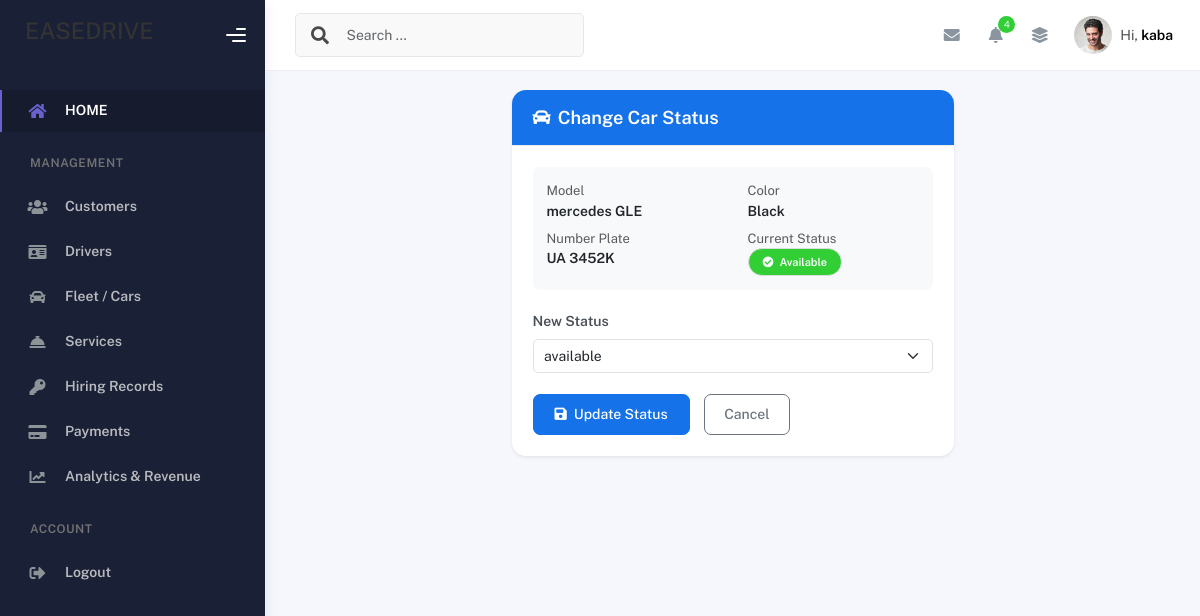
/admin_panel/change_car_status/1/ (signed in), run on the app's committed database.
### carapplication/models.py (models this page shows, shortened)
class Car(models.Model):
    car_model = models.CharField(max_length=20, null=True)
    color = models.CharField(max_length=10)
    number_plate = models.CharField(max_length=8)
    status = models.CharField(choices=status)
    rental_rate = models.IntegerField()
    image = models.ImageField(upload_to='cars/', null=True, blank=True)

### carapplication/views.py (the view)
# urls.py: path('admin_panel/change_car_status/<int:car_id>/', change_car_status_view, name='change_car_status'),
@admin_required
def change_car_status_view(request, car_id):
    car = get_object_or_404(Car, id=car_id)
    message = ''
    if request.method == 'POST':
        form = CarStatusForm(request.POST, instance=car)
        if form.is_valid():
            form.save()
            message = 'Car status updated successfully.'
            return redirect(request.META.get('HTTP_REFERER') or 'add_car')
    else:
        form = CarStatusForm(instance=car)
    return render(request, 'change_car_status.html', {'car': car, 'form': form, 'msg': message})

### carapplication/forms.py
class CarStatusForm(forms.ModelForm):
    class Meta:
        model = Car
        fields = ['status']
        widgets = {
            'status': forms.Select(attrs={'class': 'form-select'}),
        }

### carapplication/views.py (called while the page is built)
def admin_required(view_func):
    @wraps(view_func)
    def _wrapped_view(request, *args, **kwargs):
        if not request.user.is_authenticated:
            return redirect('login_page')
        is_admin = (
            request.user.is_superuser or
            request.user.is_staff or
            (hasattr(request.user, 'profile') and request.user.profile.role == 'admin')
        )
        if not is_admin:
            return redirect('customer_dashboard')
        return view_func(request, *args, **kwargs)
    return _wrapped_view

### carapplication/templates/change_car_status.html (shortened to what this page needs)
{% extends 'base.html' %}
{% block content %}
<div class="container-fluid py-4">
  <div class="row justify-content-center">
    <div class="col-lg-6">
      <div class="card border-0 shadow-sm rounded-4">
        <div class="card-header bg-primary text-white rounded-top-4 py-3 px-4">
          <h5 class="mb-0 fw-bold"><i class="fas fa-car me-2"></i>Change Car Status</h5>
        </div>
        <div class="card-body p-4">
          <div class="bg-light rounded-3 p-3 mb-4">
            <div class="row g-2">
              <div class="col-6">
                <small class="text-muted d-block">Model</small>
                <strong>{{ car.car_model }}</strong>
              </div>
              <div class="col-6">
                <small class="text-muted d-block">Color</small>
                <strong>{{ car.color }}</strong>
              </div>
              <div class="col-6">
                <small class="text-muted d-block">Number Plate</small>
                <strong>{{ car.number_plate }}</strong>
              </div>
              <div class="col-6">
                <small class="text-muted d-block">Current Status</small>
                {% if car.status == 'available' %}
                  <span class="badge bg-success text-white px-3 py-2 rounded-pill fw-semibold"><i class="fas fa-check-circle me-1"></i> Available</span>
                {% elif car.status == 'rented' %}
                  <span class="badge bg-warning text-dark px-3 py-2 rounded-pill fw-bold"><i class="fas fa-key me-1"></i> Rented</span>
                {% else %}
                  <span class="badge bg-danger text-white px-3 py-2 rounded-pill fw-semibold"><i class="fas fa-tools me-1"></i> Maintenance</span>
                {% endif %}
              </div>
            </div>
          </div>
          <form method="POST">
            <div class="mb-4">
              <label class="form-label fw-semibold">New Status</label>
              {{ form.status }}
            </div>
            <div class="d-flex gap-3">
              <button type="submit" class="btn btn-primary px-4 rounded-3">
                <i class="fas fa-save me-2"></i>Update Status
              </button>
              <a href="{% url 'add_car' %}" class="btn btn-outline-secondary rounded-3">Cancel</a>
            </div>
          </form>
        </div>
      </div>
    </div>
  </div>
</div>
{% endblock content %}

### carapplication/templates/base.html (shortened to what this page needs)
<!DOCTYPE html>
<html lang="en">
    {% load static %}
  <head>
        <link rel="stylesheet" href="https://cdnjs.cloudflare.com/ajax/libs/font-awesome/6.5.1/css/all.min.css" />
        <link rel="stylesheet" href="{% static 'assets/css/bootstrap.min.css' %}" />
        <link rel="stylesheet" href="{% static 'assets/css/plugins.min.css' %}" />
        <link rel="stylesheet" href="{% static 'assets/css/kaiadmin.min.css' %}" />
        <link rel="stylesheet" href="{% static 'assets/css/demo.css' %} " />
  </head>
    <body>
        <div class="wrapper">
      <div class="sidebar" data-background-color="dark">
        <div class="sidebar-logo">
          <div class="logo-header" data-background-color="dark">
           <h3>EASEDRIVE</h3>
            <div class="nav-toggle">
              <button class="btn btn-toggle toggle-sidebar">
                <i class="gg-menu-right"></i>
              </button>
            </div>
          </div>
        </div>
        <div class="sidebar-wrapper scrollbar scrollbar-inner">
          <div class="sidebar-content">
            <ul class="nav nav-secondary">
              <li class="nav-item active">
                <a href="{% url 'index_page' %}">
                  <i class="fas fa-home"></i>
                  <p>HOME</p>
                </a>
              </li>
              {% if user.is_authenticated and user.profile.role == 'admin' or user.is_superuser %}
              <li class="nav-section">
                <h4 class="text-section">Management</h4>
              </li>
              <li class="nav-item">
                <a href="{% url 'add_customer' %}">
                  <i class="fas fa-users"></i>
                  <p>Customers</p>
                </a>
              </li>
              <li class="nav-item">
                <a href="{% url 'add_driver' %}">
                  <i class="fas fa-id-card"></i>
                  <p>Drivers</p>
                </a>
              </li>
              <li class="nav-item">
                <a href="{% url 'add_car' %}">
                  <i class="fas fa-car"></i>
                  <p>Fleet / Cars</p>
                </a>
              </li>
              <li class="nav-item">
                <a href="{% url 'add_service' %}">
                  <i class="fas fa-concierge-bell"></i>
                  <p>Services</p>
                </a>
              </li>
              <li class="nav-item">
                <a href="{% url 'add_hiring' %}">
                  <i class="fas fa-key"></i>
                  <p>Hiring Records</p>
                </a>
              </li>
              <li class="nav-item">
                <a href="{% url 'add_payment' %}">
                  <i class="fas fa-credit-card"></i>
                  <p>Payments</p>
                </a>
              </li>
              <li class="nav-item">
                <a href="{% url 'admin_analytics' %}">
                  <i class="fas fa-chart-line"></i>
                  <p>Analytics & Revenue</p>
                </a>
              </li>
              {% endif %}
              {% if user.is_authenticated %}
              <li class="nav-section">
                <h4 class="text-section">Account</h4>
              </li>
              <li class="nav-item">
                <a href="{% url 'logout_page' %}">
                  <i class="fas fa-sign-out-alt"></i>
                  <p>Logout</p>
                </a>
              </li>
              {% endif %}
            </ul>
          </div>
        </div>
      </div>
      <div class="main-panel">
        <div class="main-header">
          <nav
            class="navbar navbar-header navbar-header-transparent navbar-expand-lg border-bottom"
          >
            <div class="container-fluid">
              <nav
                class="navbar navbar-header-left navbar-expand-lg navbar-form nav-search p-0 d-none d-lg-flex"
              >
                <div class="input-group">
                  <div class="input-group-prepend">
                    <button type="submit" class="btn btn-search pe-1">
                      <i class="fa fa-search search-icon"></i>
                    </button>
                  </div>
                  <input
                    type="text"
                    placeholder="Search ..."
                    class="form-control"
                  />
                </div>
              </nav>
              <ul class="navbar-nav topbar-nav ms-md-auto align-items-center">
                <li class="nav-item topbar-icon dropdown hidden-caret">
                  <a
                    class="nav-link dropdown-toggle"
                    href="#"
                    id="messageDropdown"
                    role="button"
                    data-bs-toggle="dropdown"
                    aria-haspopup="true"
                    aria-expanded="false"
                  >
                    <i class="fa fa-envelope"></i>
                  </a>
                </li>
                <li class="nav-item topbar-icon dropdown hidden-caret">
                  <a
                    class="nav-link dropdown-toggle"
                    href="#"
                    id="notifDropdown"
                    role="button"
                    data-bs-toggle="dropdown"
                    aria-haspopup="true"
                    aria-expanded="false"
                  >
                    <i class="fa fa-bell"></i>
                    <span class="notification">4</span>
                  </a>
                </li>
                <li class="nav-item topbar-icon dropdown hidden-caret">
                  <a
                    class="nav-link"
                    data-bs-toggle="dropdown"
                    href="#"
                    aria-expanded="false"
                  >
                    <i class="fas fa-layer-group"></i>
                  </a>
                </li>
                <li class="nav-item topbar-user dropdown hidden-caret">
                  <a
                    class="dropdown-toggle profile-pic"
                    data-bs-toggle="dropdown"
                    href="#"
                    aria-expanded="false"
                  >
                    <div class="avatar-sm">
                      <img
                        src="{% static 'assets/img/profile.jpg' %}"
                        alt="..."
                        class="avatar-img rounded-circle"
                      />
                    </div>
                    <span class="profile-username">
                      <span class="op-7">Hi,</span>
                      <span class="fw-bold">{% if user.is_authenticated %}{{ user.first_name|default:user.username }}{% else %}Guest{% endif %}</span>
                    </span>
                  </a>
                </li>
              </ul>
            </div>
          </nav>
        </div>
        <div class="container">
            {% block content %}
            {% endblock content %}
        </div>
      </div>
    </div>
    </body>
</html>

### data on the page
Car: car_model "mercedes GLE", color "Black", number_plate "UA 3452K", status "available"

### other printed values
{{ user.first_name|default:user.username }} "kaba"
